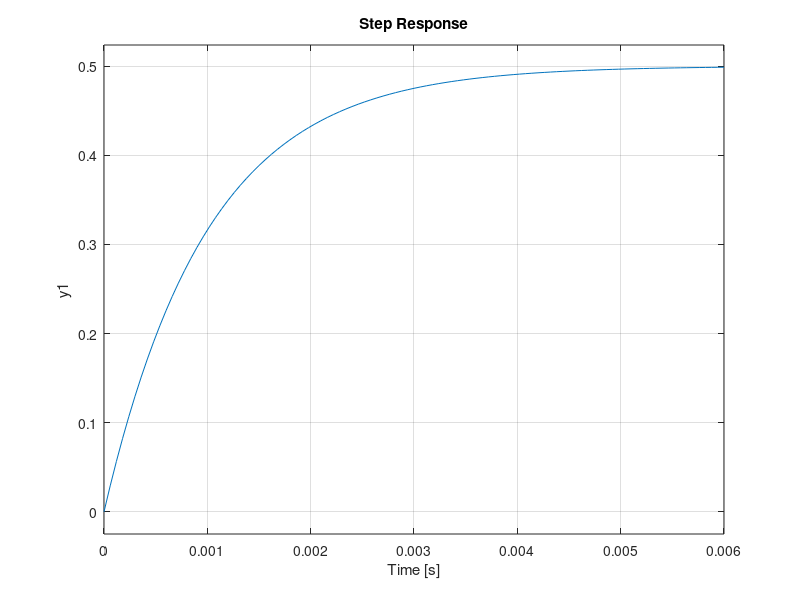

MATLAB code for this plot: (Note: this script raises an error after producing the figure.)
K = 0.5;
R = 10e3;
C = 1e-7;
T = R * C;
num =[0 K];
den = [T 1];
G = tf(num,den);
step(G)
[y, t] = step(G);        
info = stepinfo(y, t);      
hold on
